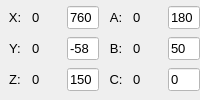
            <widget class="QWidget" name="widget_9" native="true">
             <property name="font">
              <font>
               <pointsize>10</pointsize>
              </font>
             </property>
             <property name="styleSheet">
              <string notr="true">color: rgb(0, 0, 0);</string>
             </property>
             <layout class="QGridLayout" name="gridLayout_4">
              <property name="leftMargin">
               <number>0</number>
              </property>
              <property name="topMargin">
               <number>0</number>
              </property>
              <property name="rightMargin">
               <number>0</number>
              </property>
              <property name="bottomMargin">
               <number>0</number>
              </property>
              <property name="spacing">
               <number>2</number>
              </property>
              <item row="2" column="3">
               <widget class="QLabel" name="label_19">
                <property name="sizePolicy">
                 <sizepolicy hsizetype="Preferred" vsizetype="Preferred">
                  <horstretch>0</horstretch>
                  <verstretch>0</verstretch>
                 </sizepolicy>
                </property>
                <property name="maximumSize">
                 <size>
                  <width>30</width>
                  <height>16777215</height>
                 </size>
                </property>
                <property name="font">
                 <font>
                  <pointsize>10</pointsize>
                 </font>
                </property>
                <property name="text">
                 <string>C:</string>
                </property>
                <property name="alignment">
                 <set>Qt::AlignCenter</set>
                </property>
               </widget>
              </item>
              <item row="1" column="3">
               <widget class="QLabel" name="label_18">
                <property name="sizePolicy">
                 <sizepolicy hsizetype="Preferred" vsizetype="Preferred">
                  <horstretch>0</horstretch>
                  <verstretch>0</verstretch>
                 </sizepolicy>
                </property>
                <property name="maximumSize">
                 <size>
                  <width>30</width>
                  <height>16777215</height>
                 </size>
                </property>
                <property name="font">
                 <font>
                  <pointsize>10</pointsize>
                 </font>
                </property>
                <property name="text">
                 <string>B:</string>
                </property>
                <property name="alignment">
                 <set>Qt::AlignCenter</set>
                </property>
               </widget>
              </item>
              <item row="2" column="0">
               <widget class="QLabel" name="label_10">
                <property name="sizePolicy">
                 <sizepolicy hsizetype="Preferred" vsizetype="Preferred">
                  <horstretch>0</horstretch>
                  <verstretch>0</verstretch>
                 </sizepolicy>
                </property>
                <property name="maximumSize">
                 <size>
                  <width>30</width>
                  <height>16777215</height>
                 </size>
                </property>
                <property name="font">
                 <font>
                  <pointsize>10</pointsize>
                 </font>
                </property>
                <property name="text">
                 <string>Z:</string>
                </property>
                <property name="alignment">
                 <set>Qt::AlignCenter</set>
                </property>
               </widget>
              </item>
              <item row="2" column="2">
               <widget class="QLineEdit" name="lineEditRobotTargetZ">
                <property name="sizePolicy">
                 <sizepolicy hsizetype="Ignored" vsizetype="Fixed">
                  <horstretch>0</horstretch>
                  <verstretch>0</verstretch>
                 </sizepolicy>
                </property>
                <property name="font">
                 <font>
                  <pointsize>10</pointsize>
                 </font>
                </property>
                <property name="styleSheet">
                 <string notr="true">background-color: rgb(255, 255, 255);</string>
                </property>
                <property name="text">
                 <string>150</string>
                </property>
               </widget>
              </item>
              <item row="1" column="4">
               <widget class="QLabel" name="labelRobotCurrentB">
                <property name="sizePolicy">
                 <sizepolicy hsizetype="Preferred" vsizetype="Preferred">
                  <horstretch>0</horstretch>
                  <verstretch>0</verstretch>
                 </sizepolicy>
                </property>
                <property name="maximumSize">
                 <size>
                  <width>50</width>
                  <height>16777215</height>
                 </size>
                </property>
                <property name="font">
                 <font>
                  <pointsize>10</pointsize>
                 </font>
                </property>
                <property name="text">
                 <string>0</string>
                </property>
               </widget>
              </item>
              <item row="1" column="2">
               <widget class="QLineEdit" name="lineEditRobotTargetY">
                <property name="sizePolicy">
                 <sizepolicy hsizetype="Ignored" vsizetype="Fixed">
                  <horstretch>0</horstretch>
                  <verstretch>0</verstretch>
                 </sizepolicy>
                </property>
                <property name="font">
                 <font>
                  <pointsize>10</pointsize>
                 </font>
                </property>
                <property name="styleSheet">
                 <string notr="true">background-color: rgb(255, 255, 255);</string>
                </property>
                <property name="text">
                 <string>-58</string>
                </property>
               </widget>
              </item>
              <item row="2" column="1">
               <widget class="QLabel" name="labelRobotCurrentZ">
                <property name="sizePolicy">
                 <sizepolicy hsizetype="Preferred" vsizetype="Preferred">
                  <horstretch>0</horstretch>
                  <verstretch>0</verstretch>
                 </sizepolicy>
                </property>
                <property name="maximumSize">
                 <size>
                  <width>50</width>
                  <height>16777215</height>
                 </size>
                </property>
                <property name="font">
                 <font>
                  <pointsize>10</pointsize>
                 </font>
                </property>
                <property name="text">
                 <string>0</string>
                </property>
               </widget>
              </item>
              <item row="2" column="4">
               <widget class="QLabel" name="labelRobotCurrentC">
                <property name="sizePolicy">
                 <sizepolicy hsizetype="Preferred" vsizetype="Preferred">
                  <horstretch>0</horstretch>
                  <verstretch>0</verstretch>
                 </sizepolicy>
                </property>
                <property name="maximumSize">
                 <size>
                  <width>50</width>
                  <height>16777215</height>
                 </size>
                </property>
                <property name="font">
                 <font>
                  <pointsize>10</pointsize>
                 </font>
                </property>
                <property name="text">
                 <string>0</string>
                </property>
               </widget>
              </item>
              <item row="1" column="1">
               <widget class="QLabel" name="labelRobotCurrentY">
                <property name="sizePolicy">
                 <sizepolicy hsizetype="Preferred" vsizetype="Preferred">
                  <horstretch>0</horstretch>
                  <verstretch>0</verstretch>
                 </sizepolicy>
                </property>
                <property name="maximumSize">
                 <size>
                  <width>50</width>
                  <height>16777215</height>
                 </size>
                </property>
                <property name="font">
                 <font>
                  <pointsize>10</pointsize>
                 </font>
                </property>
                <property name="text">
                 <string>0</string>
                </property>
               </widget>
              </item>
              <item row="0" column="0">
               <widget class="QLabel" name="label_4">
                <property name="sizePolicy">
                 <sizepolicy hsizetype="Preferred" vsizetype="Preferred">
                  <horstretch>0</horstretch>
                  <verstretch>0</verstretch>
                 </sizepolicy>
                </property>
                <property name="maximumSize">
                 <size>
                  <width>30</width>
                  <height>16777215</height>
                 </size>
                </property>
                <property name="font">
                 <font>
                  <pointsize>10</pointsize>
                 </font>
                </property>
                <property name="text">
                 <string>X:</string>
                </property>
                <property name="alignment">
                 <set>Qt::AlignCenter</set>
                </property>
               </widget>
              </item>
              <item row="0" column="3">
               <widget class="QLabel" name="label_15">
                <property name="sizePolicy">
                 <sizepolicy hsizetype="Preferred" vsizetype="Preferred">
                  <horstretch>0</horstretch>
                  <verstretch>0</verstretch>
                 </sizepolicy>
                </property>
                <property name="maximumSize">
                 <size>
                  <width>30</width>
                  <height>16777215</height>
                 </size>
                </property>
                <property name="font">
                 <font>
                  <pointsize>10</pointsize>
                 </font>
                </property>
                <property name="text">
                 <string>A:</string>
                </property>
                <property name="alignment">
                 <set>Qt::AlignCenter</set>
                </property>
               </widget>
              </item>
              <item row="0" column="5">
               <widget class="QLineEdit" name="lineEditRobotTargetA">
                <property name="sizePolicy">
                 <sizepolicy hsizetype="Ignored" vsizetype="Fixed">
                  <horstretch>0</horstretch>
                  <verstretch>0</verstretch>
                 </sizepolicy>
                </property>
                <property name="font">
                 <font>
                  <pointsize>10</pointsize>
                 </font>
                </property>
                <property name="styleSheet">
                 <string notr="true">background-color: rgb(255, 255, 255);</string>
                </property>
                <property name="text">
                 <string>180</string>
                </property>
               </widget>
              </item>
              <item row="0" column="2">
               <widget class="QLineEdit" name="lineEditRobotTargetX">
                <property name="sizePolicy">
                 <sizepolicy hsizetype="Ignored" vsizetype="Fixed">
                  <horstretch>0</horstretch>
                  <verstretch>0</verstretch>
                 </sizepolicy>
                </property>
                <property name="font">
                 <font>
                  <pointsize>10</pointsize>
                 </font>
                </property>
                <property name="styleSheet">
                 <string notr="true">background-color: rgb(255, 255, 255);</string>
                </property>
                <property name="text">
                 <string>760</string>
                </property>
               </widget>
              </item>
              <item row="1" column="0">
               <widget class="QLabel" name="label_7">
                <property name="sizePolicy">
                 <sizepolicy hsizetype="Preferred" vsizetype="Preferred">
                  <horstretch>0</horstretch>
                  <verstretch>0</verstretch>
                 </sizepolicy>
                </property>
                <property name="maximumSize">
                 <size>
                  <width>30</width>
                  <height>16777215</height>
                 </size>
                </property>
                <property name="font">
                 <font>
                  <pointsize>10</pointsize>
                 </font>
                </property>
                <property name="text">
                 <string>Y:</string>
                </property>
                <property name="alignment">
                 <set>Qt::AlignCenter</set>
                </property>
               </widget>
              </item>
              <item row="0" column="4">
               <widget class="QLabel" name="labelRobotCurrentA">
                <property name="sizePolicy">
                 <sizepolicy hsizetype="Preferred" vsizetype="Preferred">
                  <horstretch>0</horstretch>
                  <verstretch>0</verstretch>
                 </sizepolicy>
                </property>
                <property name="maximumSize">
                 <size>
                  <width>50</width>
                  <height>16777215</height>
                 </size>
                </property>
                <property name="font">
                 <font>
                  <pointsize>10</pointsize>
                 </font>
                </property>
                <property name="text">
                 <string>0</string>
                </property>
               </widget>
              </item>
              <item row="0" column="1">
               <widget class="QLabel" name="labelRobotCurrentX">
                <property name="sizePolicy">
                 <sizepolicy hsizetype="Preferred" vsizetype="Preferred">
                  <horstretch>0</horstretch>
                  <verstretch>0</verstretch>
                 </sizepolicy>
                </property>
                <property name="maximumSize">
                 <size>
                  <width>50</width>
                  <height>16777215</height>
                 </size>
                </property>
                <property name="font">
                 <font>
                  <pointsize>10</pointsize>
                 </font>
                </property>
                <property name="text">
                 <string>0</string>
                </property>
               </widget>
              </item>
              <item row="1" column="5">
               <widget class="QLineEdit" name="lineEditRobotTargetB">
                <property name="sizePolicy">
                 <sizepolicy hsizetype="Ignored" vsizetype="Fixed">
                  <horstretch>0</horstretch>
                  <verstretch>0</verstretch>
                 </sizepolicy>
                </property>
                <property name="font">
                 <font>
                  <pointsize>10</pointsize>
                 </font>
                </property>
                <property name="styleSheet">
                 <string notr="true">background-color: rgb(255, 255, 255);</string>
                </property>
                <property name="text">
                 <string>50</string>
                </property>
               </widget>
              </item>
              <item row="2" column="5">
               <widget class="QLineEdit" name="lineEditRobotTargetC">
                <property name="sizePolicy">
                 <sizepolicy hsizetype="Ignored" vsizetype="Fixed">
                  <horstretch>0</horstretch>
                  <verstretch>0</verstretch>
                 </sizepolicy>
                </property>
                <property name="font">
                 <font>
                  <pointsize>10</pointsize>
                 </font>
                </property>
                <property name="styleSheet">
                 <string notr="true">background-color: rgb(255, 255, 255);</string>
                </property>
                <property name="text">
                 <string>0</string>
                </property>
               </widget>
              </item>
             </layout>
            </widget>
